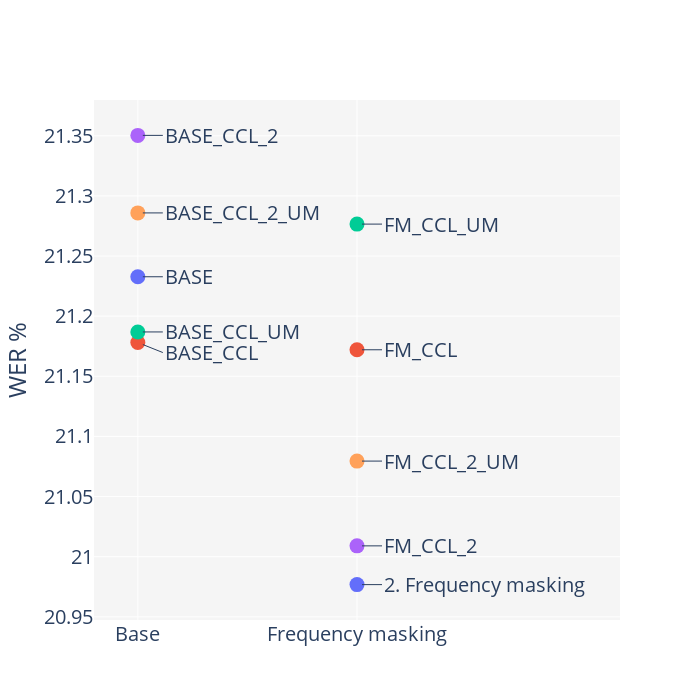

The code cell stored with this chart in its notebook:
### Code cell
exp_names = [
    "BASE", 
#     "BASE_same", 
#     "BASE_OS", 
    
#     "1. Time masking", 
    "2. Frequency masking", 
#     "3. Additive noise",
#     "4. Reverberation", 
#     "5. Pitch shift", 
#     "6. Tempo perturbation", 
#     "7. Random transformation", 
    
#     "TTS_augment", 
    
#     "OS_augment", 
    
    "BASE_CCL",
    "BASE_CCL_UM",
    "BASE_CCL_2",
    "BASE_CCL_2_UM",
    
    "FM_CCL",
    "FM_CCL_UM",
    "FM_CCL_2",
    "FM_CCL_2_UM",
    
#     "TTS_CL",
#     "TTS_CL_UM",
]

colours = px.colors.qualitative.Plotly + ["#B0A695", "#CC704B"]

exp1_latex = plot_exp_results(asr_result, 
                              ["Base"] + ["Frequency masking"] + ["Base"]*4 + ["Frequency masking"]*4,
#                               'exp',
                              exp_names, 
#                               up=["3. Additive noise", "6. Tempo perturbation", "BASE"],
                              down=["BASE_CCL"], 
                              big=True, 
                              colours=[colours[0],colours[0]] + colours[1:5] + colours[1:5]
#                              colours=['#61A3BA','#F4CE14','#DA0C81', '#61A3BA','#F4CE14','#DA0C81','#61A3BA','#F4CE14','#DA0C81',]
                             )

### Figure 1 — Plotly figure (JSON) as saved in the notebook; plotly's stock layout.template omitted (floating-point values rounded to 4 significant figures)
{"data": [{"marker": {"color": ["#636EFA", "#636EFA", "#EF553B", "#00CC96", "#AB63FA", "#FFA15A", "#EF553B", "#00CC96", "#AB63FA", "#FFA15A"], "size": 15}, "mode": "markers", "type": "scatter", "x": ["Base", "Frequency masking", "Base", "Base", "Base", "Base", "Frequency masking", "Frequency masking", "Frequency masking", "Frequency masking"], "y": [21.23, 20.98, 21.18, 21.19, 21.35, 21.29, 21.17, 21.28, 21.01, 21.08]}], "layout": {"annotations": [{"ax": 20, "ay": 0, "font": {"size": 20}, "showarrow": true, "text": "BASE", "x": "Base", "xanchor": "left", "xref": "x", "xshift": 5, "y": 21.23, "yref": "y", "yshift": 0}, {"ax": 20, "ay": 0, "font": {"size": 20}, "showarrow": true, "text": "2. Frequency masking", "x": "Frequency masking", "xanchor": "left", "xref": "x", "xshift": 5, "y": 20.98, "yref": "y", "yshift": 0}, {"ax": 20, "ay": 8, "font": {"size": 20}, "showarrow": true, "text": "BASE_CCL", "x": "Base", "xanchor": "left", "xref": "x", "xshift": 5, "y": 21.18, "yref": "y", "yshift": -2}, {"ax": 20, "ay": 0, "font": {"size": 20}, "showarrow": true, "text": "BASE_CCL_UM", "x": "Base", "xanchor": "left", "xref": "x", "xshift": 5, "y": 21.19, "yref": "y", "yshift": 0}, {"ax": 20, "ay": 0, "font": {"size": 20}, "showarrow": true, "text": "BASE_CCL_2", "x": "Base", "xanchor": "left", "xref": "x", "xshift": 5, "y": 21.35, "yref": "y", "yshift": 0}, {"ax": 20, "ay": 0, "font": {"size": 20}, "showarrow": true, "text": "BASE_CCL_2_UM", "x": "Base", "xanchor": "left", "xref": "x", "xshift": 5, "y": 21.29, "yref": "y", "yshift": 0}, {"ax": 20, "ay": 0, "font": {"size": 20}, "showarrow": true, "text": "FM_CCL", "x": "Frequency masking", "xanchor": "left", "xref": "x", "xshift": 5, "y": 21.17, "yref": "y", "yshift": 0}, {"ax": 20, "ay": 0, "font": {"size": 20}, "showarrow": true, "text": "FM_CCL_UM", "x": "Frequency masking", "xanchor": "left", "xref": "x", "xshift": 5, "y": 21.28, "yref": "y", "yshift": 0}, {"ax": 20, "ay": 0, "font": {"size": 20}, "showarrow": true, "text": "FM_CCL_2", "x": "Frequency masking", "xanchor": "left", "xref": "x", "xshift": 5, "y": 21.01, "yref": "y", "yshift": 0}, {"ax": 20, "ay": 0, "font": {"size": 20}, "showarrow": true, "text": "FM_CCL_2_UM", "x": "Frequency masking", "xanchor": "left", "xref": "x", "xshift": 5, "y": 21.08, "yref": "y", "yshift": 0}], "font": {"size": 20}, "height": 700, "plot_bgcolor": "whitesmoke", "width": 700, "xaxis": {"range": [-0.2, 2.2], "showticklabels": true}, "yaxis": {"title": {"text": "WER %"}}}}
